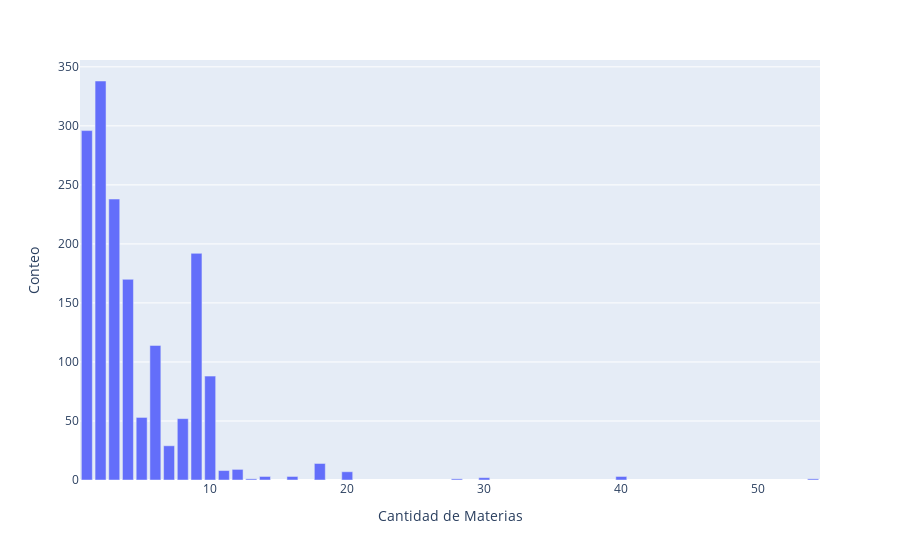

Notebook code cell kept with this figure:
### Code cell
#  El profesor que enseña informática que otras materias enseña
df = df_og.copy()
cedulas = df_og[df_og['Clases'] == 'Tecnología e informática.']['ID'].unique()
materias = df.groupby(['ID'])['Clases'].size().reset_index() # Cantidad de materias que dan los profes
materias.columns = ['Cedula','Cantidad de Materias']
_df = materias.groupby(['Cantidad de Materias']).count().reset_index()
_df.columns = ['Cantidad de Materias','Conteo']
fig = px.bar(_df,x="Cantidad de Materias",y="Conteo")
fig.show()

### Figure 1 — Plotly figure (JSON) as saved in the notebook; plotly's stock layout.template omitted (floating-point values rounded to 4 significant figures)
{"data": [{"alignmentgroup": "True", "hovertemplate": "Cantidad de Materias=%{x}<br>Conteo=%{y}<extra></extra>", "legendgroup": "", "marker": {"color": "#636efa", "pattern": {"shape": ""}}, "name": "", "offsetgroup": "", "orientation": "v", "showlegend": false, "textposition": "auto", "type": "bar", "x": [1, 2, 3, 4, 5, 6, 7, 8, 9, 10, 11, 12, 13, 14, 16, 18, 20, 28, 30, 40, 54], "xaxis": "x", "y": [296, 338, 238, 170, 53, 114, 29, 52, 192, 88, 8, 9, 1, 3, 3, 14, 7, 1, 2, 3, 1], "yaxis": "y"}], "layout": {"autosize": true, "barmode": "relative", "legend": {"tracegroupgap": 0}, "margin": {"t": 60}, "xaxis": {"anchor": "y", "autorange": true, "domain": [0, 1], "range": [0.5, 54.5], "title": {"text": "Cantidad de Materias"}, "type": "linear"}, "yaxis": {"anchor": "x", "autorange": true, "domain": [0, 1], "range": [0, 355.8], "title": {"text": "Conteo"}, "type": "linear"}}}
